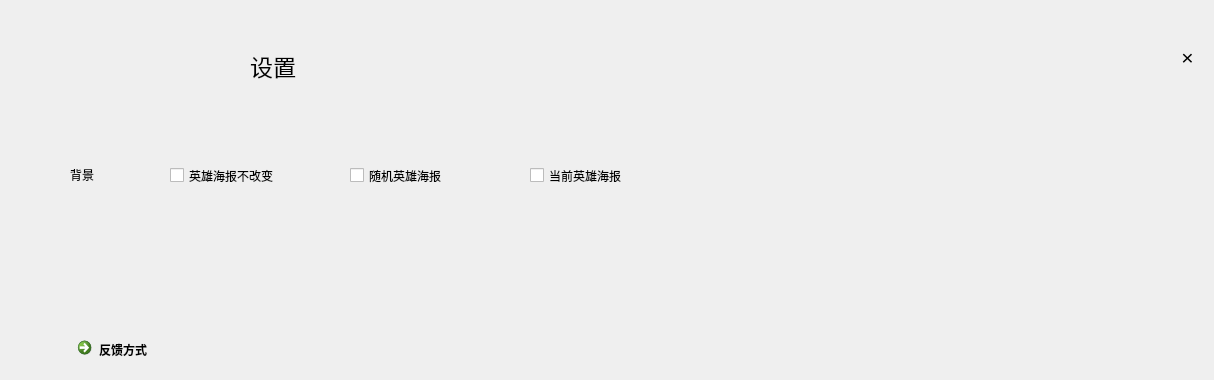
    <widget class="QWidget" name="page_8">
     <widget class="QPushButton" name="pushButton_525_return_4">
      <property name="geometry">
       <rect>
        <x>10</x>
        <y>40</y>
        <width>194</width>
        <height>59</height>
       </rect>
      </property>
      <property name="styleSheet">
       <string notr="true">QPushButton {
  min-width:194px;
  max-width:194px;
  min-height:59px;
  max-height:59px;
  border-width: 0px;
  border-style: outset;
  font-size: 28px;
  border-radius: 0px;
  color: black;
  background-color: transparent;
  border-color: red;
  box-shadow: 0px 0px 0px rgba(0, 0, 127, 255);
  background-image: url(D:/kCal/icon_pic/85923789d31e1c88f5cb6808dd1eb125_back.png);
  image: url(C:/Users/zhangyun/Desktop/icon_pic/85923789d31e1c88f5cb6808dd1eb125_back.png);
}</string>
      </property>
      <property name="text">
       <string/>
      </property>
     </widget>
     <widget class="QLabel" name="label_7">
      <property name="geometry">
       <rect>
        <x>250</x>
        <y>40</y>
        <width>221</width>
        <height>51</height>
       </rect>
      </property>
      <property name="font">
       <font>
        <pointsize>17</pointsize>
       </font>
      </property>
      <property name="text">
       <string>设置</string>
      </property>
     </widget>
     <widget class="QCheckBox" name="checkBox">
      <property name="geometry">
       <rect>
        <x>170</x>
        <y>160</y>
        <width>141</width>
        <height>31</height>
       </rect>
      </property>
      <property name="text">
       <string>英雄海报不改变</string>
      </property>
     </widget>
     <widget class="QCheckBox" name="checkBox_2">
      <property name="enabled">
       <bool>true</bool>
      </property>
      <property name="geometry">
       <rect>
        <x>350</x>
        <y>160</y>
        <width>131</width>
        <height>31</height>
       </rect>
      </property>
      <property name="text">
       <string>随机英雄海报</string>
      </property>
     </widget>
     <widget class="QCheckBox" name="checkBox_3">
      <property name="geometry">
       <rect>
        <x>530</x>
        <y>160</y>
        <width>151</width>
        <height>31</height>
       </rect>
      </property>
      <property name="text">
       <string>当前英雄海报</string>
      </property>
      <property name="checkable">
       <bool>true</bool>
      </property>
      <property name="checked">
       <bool>false</bool>
      </property>
     </widget>
     <widget class="QPushButton" name="pushButton_quit_7">
      <property name="geometry">
       <rect>
        <x>1170</x>
        <y>40</y>
        <width>35</width>
        <height>35</height>
       </rect>
      </property>
      <property name="font">
       <font>
        <pointsize>-1</pointsize>
       </font>
      </property>
      <property name="styleSheet">
       <string notr="true">QPushButton {
  min-width:35px;
  max-width:35px;
  min-height:35px;
  max-height:35px;
  border-width: 0px;
  font-size: 21px;
  border-radius: 16px;
  background-color: transparent;
}</string>
      </property>
      <property name="text">
       <string>×</string>
      </property>
     </widget>
     <widget class="QLabel" name="label">
      <property name="geometry">
       <rect>
        <x>70</x>
        <y>164</y>
        <width>72</width>
        <height>21</height>
       </rect>
      </property>
      <property name="text">
       <string>背景</string>
      </property>
     </widget>
     <widget class="QCommandLinkButton" name="commandLinkButton">
      <property name="geometry">
       <rect>
        <x>70</x>
        <y>330</y>
        <width>187</width>
        <height>41</height>
       </rect>
      </property>
      <property name="text">
       <string>反馈方式</string>
      </property>
     </widget>
    </widget>
